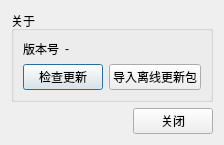
<?xml version="1.0" encoding="UTF-8"?>
<ui version="4.0">
 <class>AboutDialog</class>
 <widget class="QDialog" name="AboutDialog">
  <property name="windowTitle">
   <string>关于</string>
  </property>
  <layout class="QVBoxLayout" name="verticalLayout">
   <item>
    <widget class="QGroupBox" name="groupAbout">
     <property name="title">
      <string>关于</string>
     </property>
     <layout class="QFormLayout" name="formAbout">
      <item row="0" column="0">
       <widget class="QLabel" name="labelVersionTitle">
        <property name="text">
         <string>版本号</string>
        </property>
       </widget>
      </item>
      <item row="0" column="1">
       <widget class="QLabel" name="labelVersion">
        <property name="text">
         <string>-</string>
        </property>
       </widget>
      </item>
      <item row="1" column="0" colspan="2">
       <layout class="QHBoxLayout" name="layoutUpdateActions">
        <item>
         <widget class="QPushButton" name="btnCheckUpdate">
          <property name="text">
           <string>检查更新</string>
          </property>
         </widget>
        </item>
        <item>
         <widget class="QPushButton" name="btnImportOfflineUpdate">
          <property name="text">
           <string>导入离线更新包</string>
          </property>
         </widget>
        </item>
       </layout>
      </item>
     </layout>
    </widget>
   </item>
   <item>
    <layout class="QHBoxLayout" name="buttonRow">
     <item>
      <spacer name="horizontalSpacer">
       <property name="orientation">
        <enum>Qt::Horizontal</enum>
       </property>
       <property name="sizeHint" stdset="0">
        <size>
         <width>40</width>
         <height>20</height>
        </size>
       </property>
      </spacer>
     </item>
     <item>
      <widget class="QPushButton" name="btnClose">
       <property name="text">
        <string>关闭</string>
       </property>
      </widget>
     </item>
    </layout>
   </item>
  </layout>
 </widget>
 <resources/>
 <connections/>
</ui>
